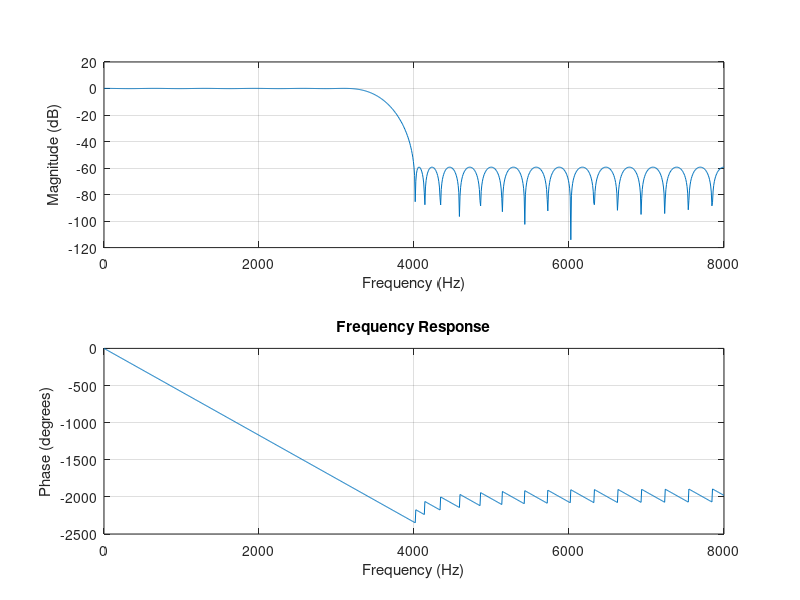
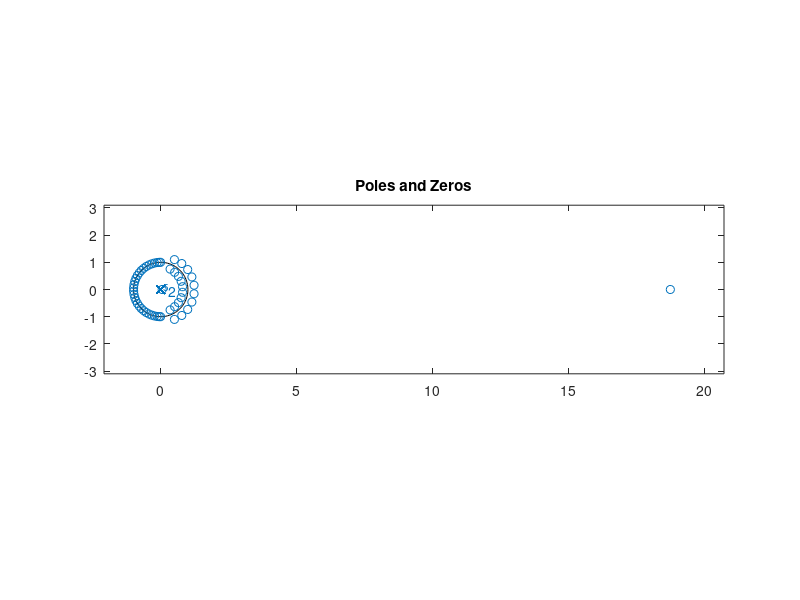

Write MATLAB code to recreate these figures, in order.
Fs=16000;

%Filter 1
f = [0.4 0.5]*Fs/2;                              
m = [1 0];                                      
dev = [0.01 0.001];                           

%Filter 2
% f = [0.5 0.6]*Fs/2;                              
% m = [0 1];                                      
% dev = [0.001 0.01];

%Filter 3
% f = [0.3 0.4 0.6 0.7]*Fs/2;                              
% m = [0 1 0];                                      
% dev = [0.001 0.01 0.001];

%Filter 4
% f = [0.3 0.4 0.6 0.7]*Fs/2;                              
% m = [1 0 1];                                      
% dev = [0.01 0.001 0.01];

[n,fo,mo,w]=firpmord(f,m,dev,Fs);
b = firpm(n,fo,mo,w);

figure;                       
freqz(b,1,1024,Fs);
title('Frequency Response');

figure;            
zplane(b,1); 
grid;  
title('Poles and Zeros');   